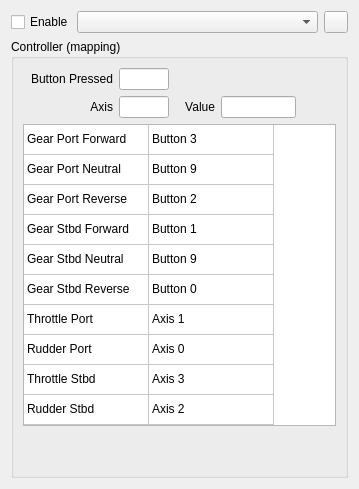
     <widget class="QWidget" name="tabGamePad">
      <attribute name="title">
       <string>Game Pad</string>
      </attribute>
      <layout class="QVBoxLayout" name="verticalLayout_11">
       <item>
        <layout class="QHBoxLayout" name="horizontalLayout_13">
         <item>
          <widget class="QCheckBox" name="checkBoxGamePadEnabled">
           <property name="minimumSize">
            <size>
             <width>60</width>
             <height>0</height>
            </size>
           </property>
           <property name="maximumSize">
            <size>
             <width>60</width>
             <height>16777215</height>
            </size>
           </property>
           <property name="text">
            <string>Enable</string>
           </property>
          </widget>
         </item>
         <item>
          <widget class="QComboBox" name="comboBoxGamePadDevice"/>
         </item>
         <item>
          <widget class="QPushButton" name="pushButtonRefreshGameList">
           <property name="minimumSize">
            <size>
             <width>24</width>
             <height>0</height>
            </size>
           </property>
           <property name="maximumSize">
            <size>
             <width>24</width>
             <height>16777215</height>
            </size>
           </property>
           <property name="toolTip">
            <string>&lt;html&gt;&lt;head/&gt;&lt;body&gt;&lt;p&gt;Click to refresh game controller list after connecting new game controller.&lt;/p&gt;&lt;/body&gt;&lt;/html&gt;</string>
           </property>
           <property name="text">
            <string/>
           </property>
          </widget>
         </item>
        </layout>
       </item>
       <item>
        <widget class="QGroupBox" name="groupBoxGamePadController">
         <property name="title">
          <string>Controller (mapping)</string>
         </property>
         <layout class="QVBoxLayout" name="verticalLayout_4">
          <item>
           <layout class="QHBoxLayout" name="horizontalLayout_14">
            <item>
             <widget class="QLabel" name="labelButtonPressed">
              <property name="minimumSize">
               <size>
                <width>90</width>
                <height>0</height>
               </size>
              </property>
              <property name="maximumSize">
               <size>
                <width>90</width>
                <height>16777215</height>
               </size>
              </property>
              <property name="text">
               <string>Button Pressed</string>
              </property>
              <property name="alignment">
               <set>Qt::AlignmentFlag::AlignRight|Qt::AlignmentFlag::AlignTrailing|Qt::AlignmentFlag::AlignVCenter</set>
              </property>
             </widget>
            </item>
            <item>
             <widget class="QLineEdit" name="lineEditButtonPressed">
              <property name="minimumSize">
               <size>
                <width>50</width>
                <height>0</height>
               </size>
              </property>
              <property name="maximumSize">
               <size>
                <width>50</width>
                <height>16777215</height>
               </size>
              </property>
              <property name="readOnly">
               <bool>true</bool>
              </property>
             </widget>
            </item>
            <item>
             <spacer name="horizontalSpacer">
              <property name="orientation">
               <enum>Qt::Orientation::Horizontal</enum>
              </property>
              <property name="sizeHint" stdset="0">
               <size>
                <width>40</width>
                <height>20</height>
               </size>
              </property>
             </spacer>
            </item>
           </layout>
          </item>
          <item>
           <layout class="QHBoxLayout" name="horizontalLayout_16">
            <item>
             <widget class="QLabel" name="labelAxis">
              <property name="minimumSize">
               <size>
                <width>90</width>
                <height>0</height>
               </size>
              </property>
              <property name="maximumSize">
               <size>
                <width>90</width>
                <height>16777215</height>
               </size>
              </property>
              <property name="text">
               <string>Axis</string>
              </property>
              <property name="alignment">
               <set>Qt::AlignmentFlag::AlignRight|Qt::AlignmentFlag::AlignTrailing|Qt::AlignmentFlag::AlignVCenter</set>
              </property>
             </widget>
            </item>
            <item>
             <widget class="QLineEdit" name="lineEditAxis">
              <property name="minimumSize">
               <size>
                <width>50</width>
                <height>0</height>
               </size>
              </property>
              <property name="maximumSize">
               <size>
                <width>50</width>
                <height>16777215</height>
               </size>
              </property>
              <property name="readOnly">
               <bool>true</bool>
              </property>
             </widget>
            </item>
            <item>
             <widget class="QLabel" name="labelAxisValue">
              <property name="minimumSize">
               <size>
                <width>40</width>
                <height>0</height>
               </size>
              </property>
              <property name="maximumSize">
               <size>
                <width>40</width>
                <height>16777215</height>
               </size>
              </property>
              <property name="text">
               <string>Value</string>
              </property>
              <property name="alignment">
               <set>Qt::AlignmentFlag::AlignRight|Qt::AlignmentFlag::AlignTrailing|Qt::AlignmentFlag::AlignVCenter</set>
              </property>
             </widget>
            </item>
            <item>
             <widget class="QLineEdit" name="lineEditAxisValue">
              <property name="minimumSize">
               <size>
                <width>75</width>
                <height>0</height>
               </size>
              </property>
              <property name="maximumSize">
               <size>
                <width>75</width>
                <height>16777215</height>
               </size>
              </property>
              <property name="readOnly">
               <bool>true</bool>
              </property>
             </widget>
            </item>
            <item>
             <spacer name="horizontalSpacer_4">
              <property name="orientation">
               <enum>Qt::Orientation::Horizontal</enum>
              </property>
              <property name="sizeHint" stdset="0">
               <size>
                <width>40</width>
                <height>20</height>
               </size>
              </property>
             </spacer>
            </item>
           </layout>
          </item>
          <item>
           <widget class="QTableWidget" name="tableWidget">
            <property name="minimumSize">
             <size>
              <width>0</width>
              <height>302</height>
             </size>
            </property>
            <property name="tabKeyNavigation">
             <bool>false</bool>
            </property>
            <property name="showDropIndicator" stdset="0">
             <bool>false</bool>
            </property>
            <property name="dragDropOverwriteMode">
             <bool>false</bool>
            </property>
            <property name="showGrid">
             <bool>true</bool>
            </property>
            <property name="wordWrap">
             <bool>false</bool>
            </property>
            <property name="cornerButtonEnabled">
             <bool>false</bool>
            </property>
            <property name="rowCount">
             <number>10</number>
            </property>
            <property name="columnCount">
             <number>2</number>
            </property>
            <attribute name="horizontalHeaderVisible">
             <bool>false</bool>
            </attribute>
            <attribute name="horizontalHeaderDefaultSectionSize">
             <number>125</number>
            </attribute>
            <attribute name="horizontalHeaderHighlightSections">
             <bool>false</bool>
            </attribute>
            <attribute name="verticalHeaderVisible">
             <bool>false</bool>
            </attribute>
            <attribute name="verticalHeaderHighlightSections">
             <bool>true</bool>
            </attribute>
            <row/>
            <row/>
            <row/>
            <row/>
            <row/>
            <row/>
            <row/>
            <row/>
            <row/>
            <row/>
            <column/>
            <column/>
            <item row="0" column="0">
             <property name="text">
              <string>Gear Port Forward</string>
             </property>
            </item>
            <item row="0" column="1">
             <property name="text">
              <string>Button 3</string>
             </property>
            </item>
            <item row="1" column="0">
             <property name="text">
              <string>Gear Port Neutral</string>
             </property>
            </item>
            <item row="1" column="1">
             <property name="text">
              <string>Button 9</string>
             </property>
            </item>
            <item row="2" column="0">
             <property name="text">
              <string>Gear Port Reverse</string>
             </property>
            </item>
            <item row="2" column="1">
             <property name="text">
              <string>Button 2</string>
             </property>
            </item>
            <item row="3" column="0">
             <property name="text">
              <string>Gear Stbd Forward</string>
             </property>
            </item>
            <item row="3" column="1">
             <property name="text">
              <string>Button 1</string>
             </property>
            </item>
            <item row="4" column="0">
             <property name="text">
              <string>Gear Stbd Neutral</string>
             </property>
            </item>
            <item row="4" column="1">
             <property name="text">
              <string>Button 9</string>
             </property>
            </item>
            <item row="5" column="0">
             <property name="text">
              <string>Gear Stbd Reverse</string>
             </property>
            </item>
            <item row="5" column="1">
             <property name="text">
              <string>Button 0</string>
             </property>
            </item>
            <item row="6" column="0">
             <property name="text">
              <string>Throttle Port</string>
             </property>
            </item>
            <item row="6" column="1">
             <property name="text">
              <string>Axis 1</string>
             </property>
            </item>
            <item row="7" column="0">
             <property name="text">
              <string>Rudder Port</string>
             </property>
            </item>
            <item row="7" column="1">
             <property name="text">
              <string>Axis 0</string>
             </property>
            </item>
            <item row="8" column="0">
             <property name="text">
              <string>Throttle Stbd</string>
             </property>
            </item>
            <item row="8" column="1">
             <property name="text">
              <string>Axis 3</string>
             </property>
            </item>
            <item row="9" column="0">
             <property name="text">
              <string>Rudder Stbd</string>
             </property>
            </item>
            <item row="9" column="1">
             <property name="text">
              <string>Axis 2</string>
             </property>
            </item>
           </widget>
          </item>
          <item>
           <spacer name="verticalSpacer_4">
            <property name="orientation">
             <enum>Qt::Orientation::Vertical</enum>
            </property>
            <property name="sizeHint" stdset="0">
             <size>
              <width>20</width>
              <height>40</height>
             </size>
            </property>
           </spacer>
          </item>
         </layout>
        </widget>
       </item>
      </layout>
     </widget>
